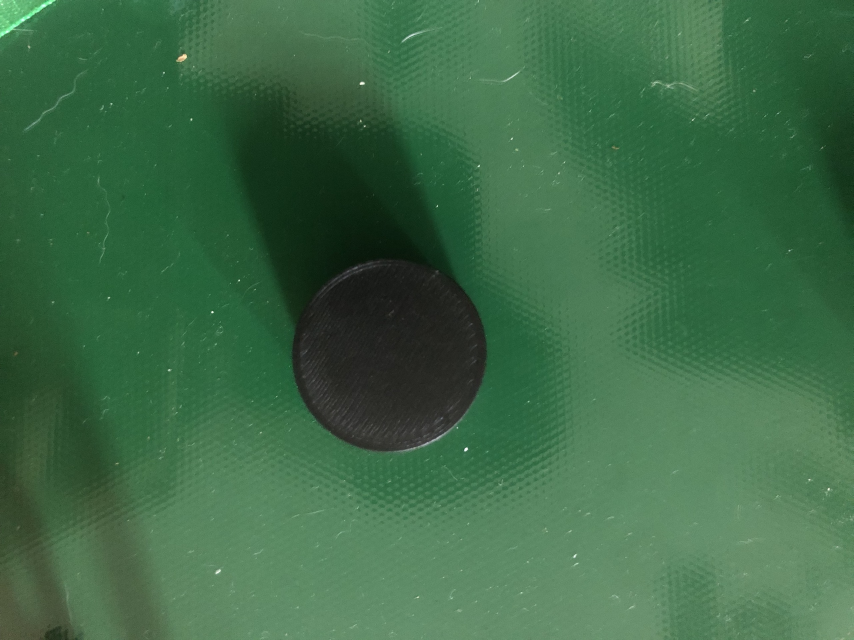
#> input picture Code/Gia_Phu_xacdinhvatthe/TestData/Test1.jpg, 2560 x 1920 px, given in place of the camera (shown at 1/3 size)
$ python Nhap3.py
#> lines starting #> are read from the running program, lines starting #| are printed output that depends on the picture; after the words box and inside, x2 and y2 are one past the last pixel; in counts of white or black regions, pixels touching at a corner belong together
import cv2
import numpy as np

# Function to detect and label shapes based on contours
def detect_and_label_shapes(contours, frame, label, color):
    detected_shapes = []
    for contour in contours:
        area = cv2.contourArea(contour)
        if area > 15000 and area < 35000:
            cv2.drawContours(frame, [contour], -1, (0, 255, 0), 2)
            perimeter = cv2.arcLength(contour, True)
            print(area)
            approx = cv2.approxPolyDP(contour, 0.03 * cv2.arcLength(contour, True), True)
            x, y, w, h = cv2.boundingRect(contour)  # Calculate bounding rectangle
            aspect_ratio = float(w) / h
            if len(approx) == 3:
                detected_shapes.append(f"{label} Triangle")
                cv2.putText(frame, f"{label} Triangle", (x + 120, y - 30), cv2.FONT_HERSHEY_SIMPLEX, 1, color, 4)
            elif len(approx) == 4 and 0.5 <= aspect_ratio <= 1.5:
                detected_shapes.append(f"{label} Rectangle")
                cv2.putText(frame, f"{label} Rectangle", (x + 120, y - 30), cv2.FONT_HERSHEY_SIMPLEX, 1, color, 4)
            elif len(approx) > 6 and area / (perimeter * perimeter) > 0.05:
                detected_shapes.append(f"{label} Circle")
                cv2.putText(frame, f"{label} Circle", (x + 120, y - 30), cv2.FONT_HERSHEY_SIMPLEX, 1, color, 4)
    return detected_shapes

# Open webcam
cap = cv2.VideoCapture(0)

if not cap.isOpened():
    print("Error: Could not open webcam.")
    exit()

while True:
    # Capture frame-by-frame
    ret, frame = cap.read()
#> frame is the input picture: shape (1920, 2560, 3); mean B, G, R 71.3, 106.5, 61.6
    if not ret:
        print("Error: Failed to capture image.")
        break

    # Convert to HSV
    hsv_frame = cv2.cvtColor(frame, cv2.COLOR_BGR2HSV)
#> hsv_frame: shape (1920, 2560, 3); mean H, S, V 64.6, 110.7, 106.5

    # Define HSV ranges for orange, black, and white
    low_orange = np.array([2, 100, 210])
    high_orange = np.array([20, 210, 255])

    low_black = np.array([0, 0, 0])
    high_black = np.array([255, 80, 70])

    low_white = np.array([0, 0, 230])
    high_white = np.array([180, 30, 255])

    # Create masks for each color
    orange_mask = cv2.inRange(hsv_frame, low_orange, high_orange)
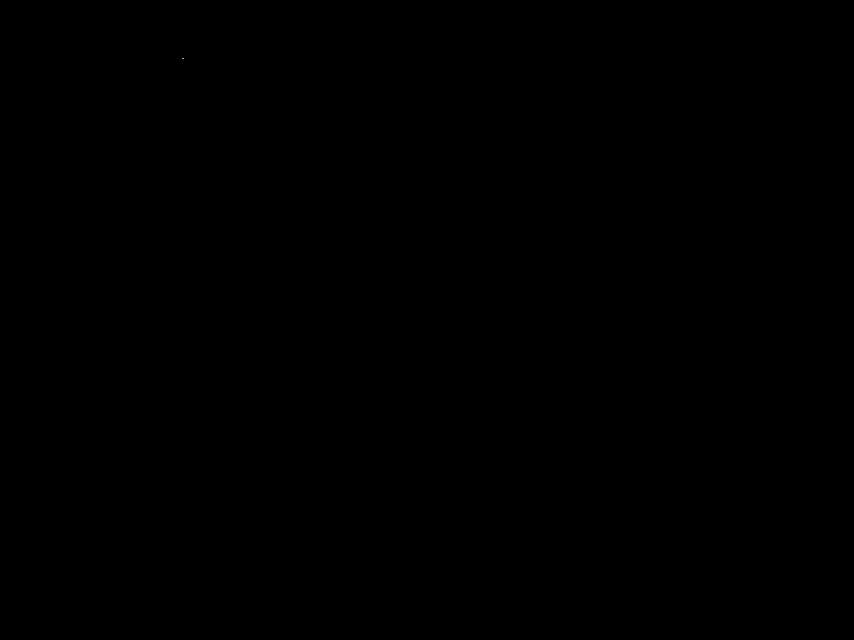
#> orange_mask: shape (1920, 2560) (shown at 1/3 size); 0% white in thin lines or dots, all inside (x1, y1, x2, y2) = (548, 175, 550, 177)
    black_mask = cv2.inRange(hsv_frame, low_black, high_black)
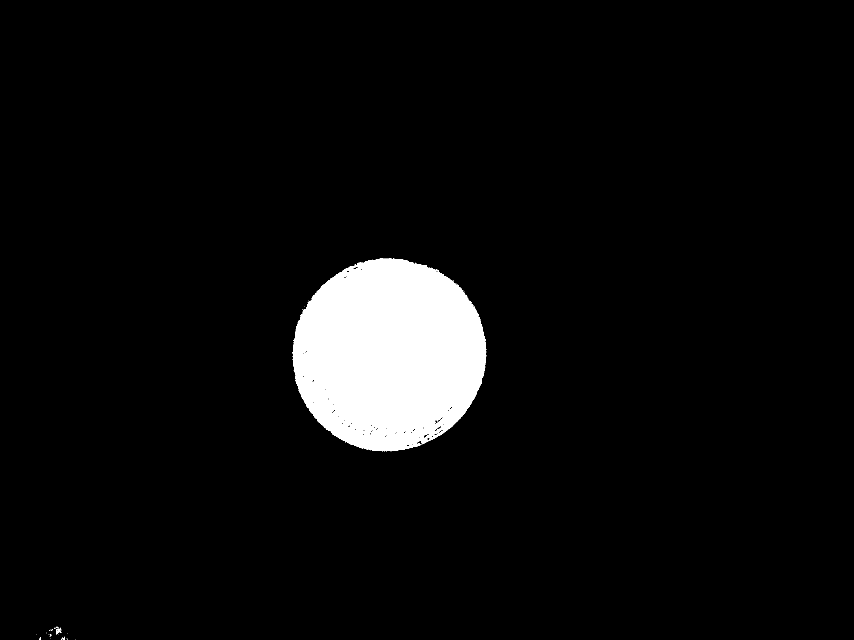
#> black_mask: shape (1920, 2560) (shown at 1/3 size); 5.3% white; 64 white regions (62 under 20 px), largest, box (x1, y1, x2, y2) and area: (877, 775, 1459, 1354) 259092, (168, 1883, 184, 1904) 109
    white_mask = cv2.inRange(hsv_frame, low_white, high_white)
#> white_mask: shape (1920, 2560); 0.01% white; 12 white regions (8 under 20 px), largest, box (x1, y1, x2, y2) and area: (1393, 1343, 1403, 1353) 70, (1080, 247, 1092, 254) 56, (648, 1709, 662, 1721) 53, (1721, 1666, 1727, 1672) 22

    # Combine masks
    combined_mask = cv2.bitwise_or(orange_mask, white_mask)
    combined_mask = cv2.bitwise_or(combined_mask, black_mask)
#> combined_mask: shape (1920, 2560); 5.3% white; 77 white regions (71 under 20 px)

    # Find contours in each mask
    contours_orange, _ = cv2.findContours(orange_mask, cv2.RETR_TREE, cv2.CHAIN_APPROX_SIMPLE)
#> contours_orange = [[[548, 175], [548, 176], [549, 176], [549, 175]]]
    contours_black, _ = cv2.findContours(black_mask, cv2.RETR_TREE, cv2.CHAIN_APPROX_SIMPLE)
#> contours_black = 395 contours, 344 with area under 20; largest, box (x1, y1, x2, y2) and area: (877, 775, 1459, 1354) 260730, (1300, 1250, 1330, 1276) 236, (1303, 1270, 1333, 1296) 187, (1269, 1299, 1289, 1316) 134, (1219, 1329, 1244, 1341) 100
    contours_white, _ = cv2.findContours(white_mask, cv2.RETR_TREE, cv2.CHAIN_APPROX_SIMPLE)
#> contours_white = 12 contours, 9 with area under 20; largest, box (x1, y1, x2, y2) and area: (1393, 1343, 1403, 1353) 56, (1080, 247, 1092, 254) 42, (648, 1709, 662, 1721) 34

    # Detect and label shapes for each color
    detected_orange_shapes = detect_and_label_shapes(contours_orange, frame, "Orange", (0, 165, 255))  # Orange color
#> the loop in detect_and_label_shapes, `for contour in contours:` made 1 pass
#> (contour, area) on pass 1: ([[548, 175], [548, 176], [549, 176], [549, 175]], 1)
#> after the loop in detect_and_label_shapes, `for contour in contours:`: detected_shapes = []
#> detected_orange_shapes = []
    detected_black_shapes = detect_and_label_shapes(contours_black, frame, "Black", (0, 0, 0))        # Black color
#> the loop in detect_and_label_shapes (call 2), `for contour in contours:` made 395 passes
#> area on pass 31: 84
#> detected_black_shapes = []
    detected_white_shapes = detect_and_label_shapes(contours_white, frame, "White", (255, 255, 255))  # White color
#> detected_white_shapes = []
    all_detected_shapes = detected_orange_shapes + detected_black_shapes + detected_white_shapes
#> all_detected_shapes = []

    # Print detected shapes to the terminal
    if all_detected_shapes:
        print("Detected shapes:", all_detected_shapes)
    # Resize the frame to a height of 480 while maintaining the aspect ratio
    #Hien thi len tren cua so windows
    height, width = frame.shape[:2]
    new_height = 480
    new_width = int((new_height / height) * width)
    resized_frame = cv2.resize(frame, (new_width, new_height))
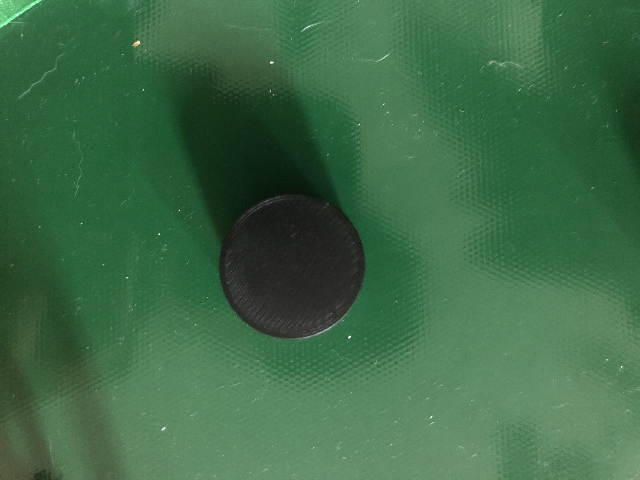
#> resized_frame: shape (480, 640, 3); mean B, G, R 71.5, 106.6, 61.7
    resized_mask = cv2.resize(combined_mask, (new_width, new_height))
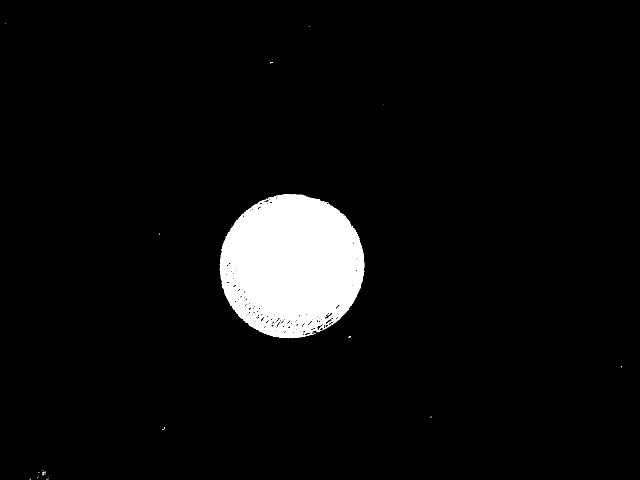
#> resized_mask: shape (480, 640); min 0, max 255, mean 13.5
    # Combine frame and mask for display
    combined_display = np.hstack((resized_frame, cv2.cvtColor(resized_mask, cv2.COLOR_GRAY2BGR)))
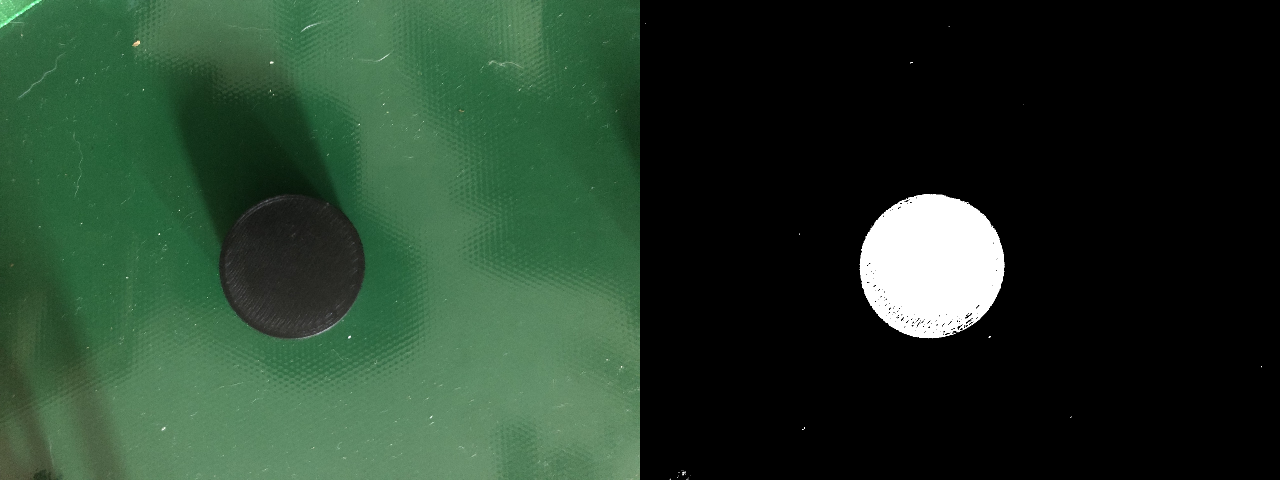
#> combined_display: shape (480, 1280, 3); mean B, G, R 42.5, 60, 37.6
    # Display the combined image
    cv2.imshow("Detection Frame", combined_display)
    # Break the loop on 'q' key press
    if cv2.waitKey(1) & 0xFF == ord('q'):
#> (key q is pressed here)
        break
# When everything is done, release the capture and close windows
cap.release()
cv2.destroyAllWindows()

$ run again, on Code/Gia_Phu_xacdinhvatthe/TestData/Test2.jpg
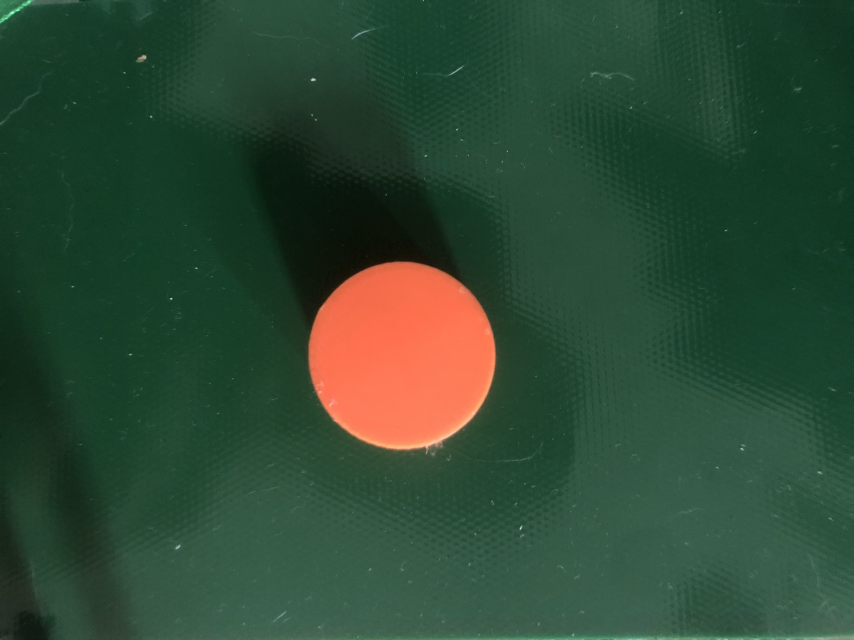
#> input picture Code/Gia_Phu_xacdinhvatthe/TestData/Test2.jpg, 2560 x 1920 px, given in place of the camera (shown at 1/3 size)
#> frame is the input picture: shape (1920, 2560, 3); mean B, G, R 52.2, 72.8, 46.3
#> hsv_frame: shape (1920, 2560, 3); mean H, S, V 68.8, 132.9, 79.4
#> `orange_mask = cv2.inRange(hsv_frame, low_orange, high_orange)`:
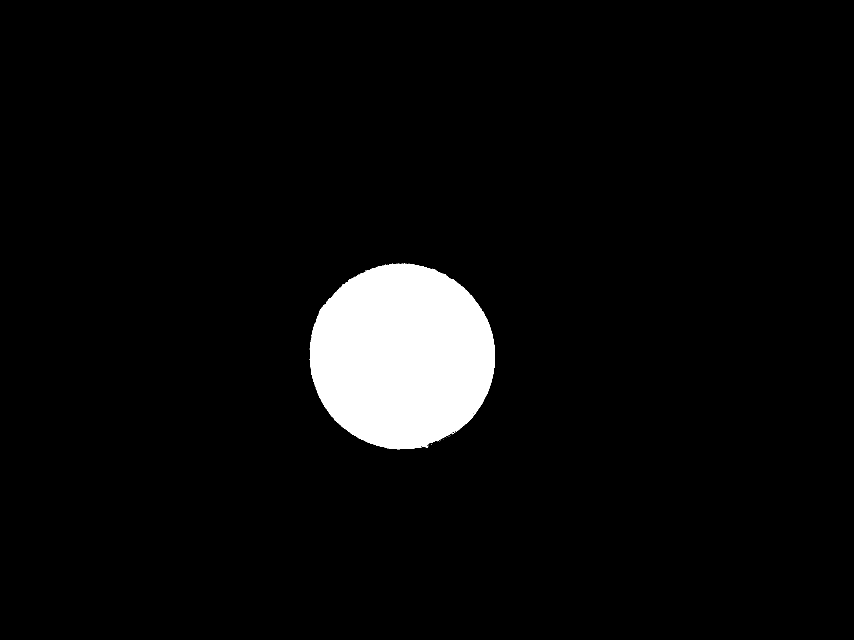
#> orange_mask: shape (1920, 2560) (shown at 1/3 size); 4.9% white; 18 white regions (17 under 20 px), largest, box (x1, y1, x2, y2) and area: (929, 791, 1485, 1348) 241555
#> black_mask: shape (1920, 2560); 0.63% white; 732 white regions (700 under 20 px), largest, box (x1, y1, x2, y2) and area: (0, 1667, 129, 1920) 19336, (276, 1802, 382, 1920) 6329, (278, 1738, 320, 1793) 1447
#> white_mask: shape (1920, 2560); every value is 0
#> combined_mask: shape (1920, 2560); 5.5% white; 750 white regions (717 under 20 px)
#> contours_orange = 30 contours, 28 with area under 20; largest, box (x1, y1, x2, y2) and area: (929, 791, 1485, 1348) 240719, (1418, 1237, 1424, 1245) 23
#> contours_black = 1163 contours, 1120 with area under 20; largest, box (x1, y1, x2, y2) and area: (0, 1667, 129, 1920) 19715, (276, 1802, 382, 1920) 6303, (278, 1738, 320, 1793) 1555, (44, 1675, 59, 1701) 194, (271, 1682, 294, 1704) 174
#> contours_white = []
#> the loop in detect_and_label_shapes, `for contour in contours:` made 30 passes
#> area on passes 17, 23: 240719, 23
#> the loop in detect_and_label_shapes (call 2), `for contour in contours:` made 1163 passes
#> (area, perimeter, approx, x, y, w, h, aspect_ratio) on pass 528: (19715, 1310.3, [[44, 1667], [0, 1919], [128, 1839]], 0, 1667, 129, 253, 0.51)
#> (printed output is left out)
#> detected_black_shapes = ['Black Triangle']
#> detected_white_shapes = []
#> all_detected_shapes = ['Black Triangle']
#| Detected shapes: ['Black Triangle']
#> `combined_display = np.hstack((resized_frame, cv2.cvtColor(resized_mask..`:
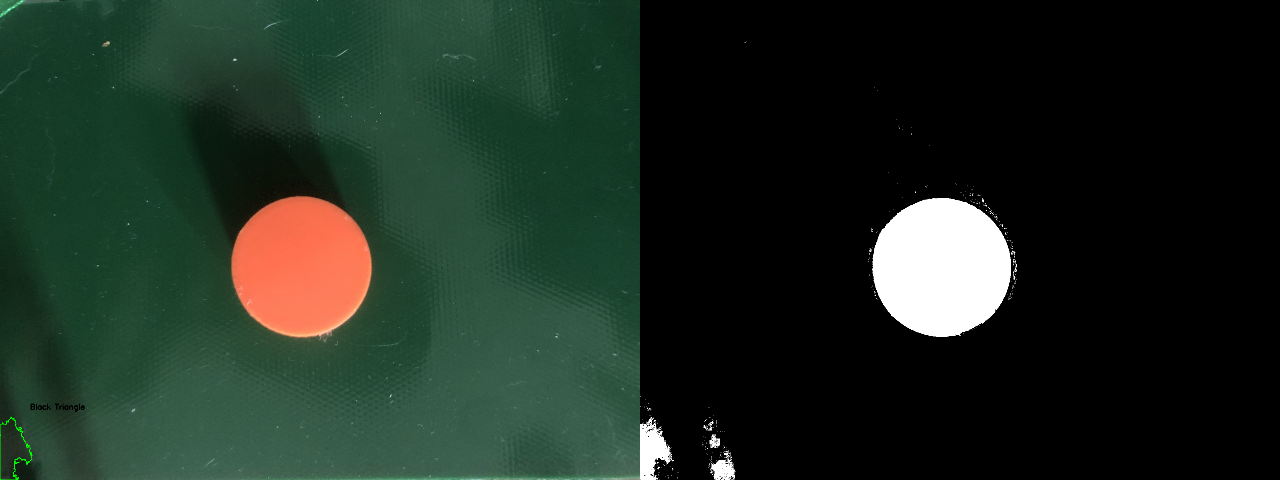
#> combined_display: shape (480, 1280, 3); mean B, G, R 33.2, 43.6, 30.3

$ run again, on Code/Gia_Phu_xacdinhvatthe/TestData/Test3.jpg
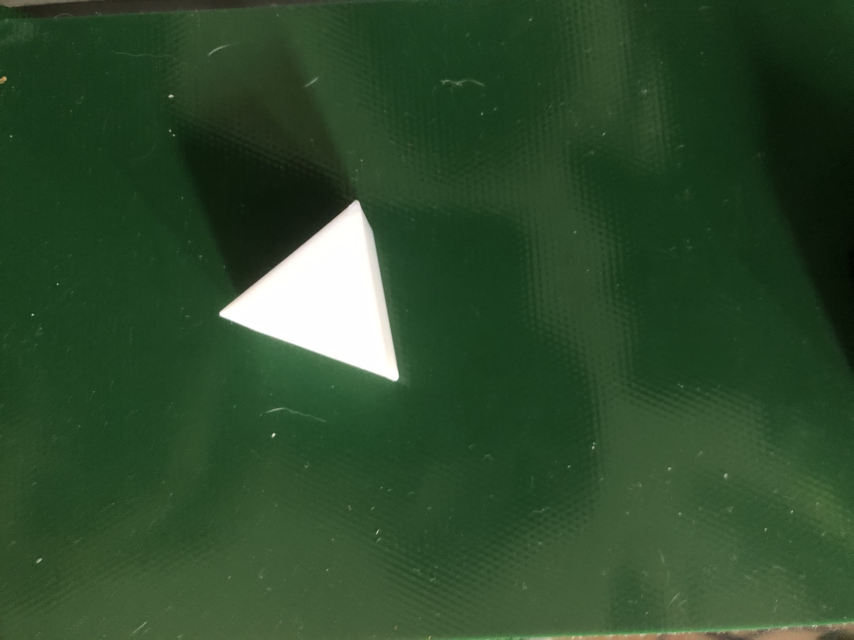
#> input picture Code/Gia_Phu_xacdinhvatthe/TestData/Test3.jpg, 2560 x 1920 px, given in place of the camera (shown at 1/3 size)
#> frame is the input picture: shape (1920, 2560, 3); mean B, G, R 44.5, 74.4, 46.1
#> hsv_frame: shape (1920, 2560, 3); mean H, S, V 57, 119.2, 74.5
#> orange_mask: shape (1920, 2560); every value is 0
#> `black_mask = cv2.inRange(hsv_frame, low_black, high_black)`:
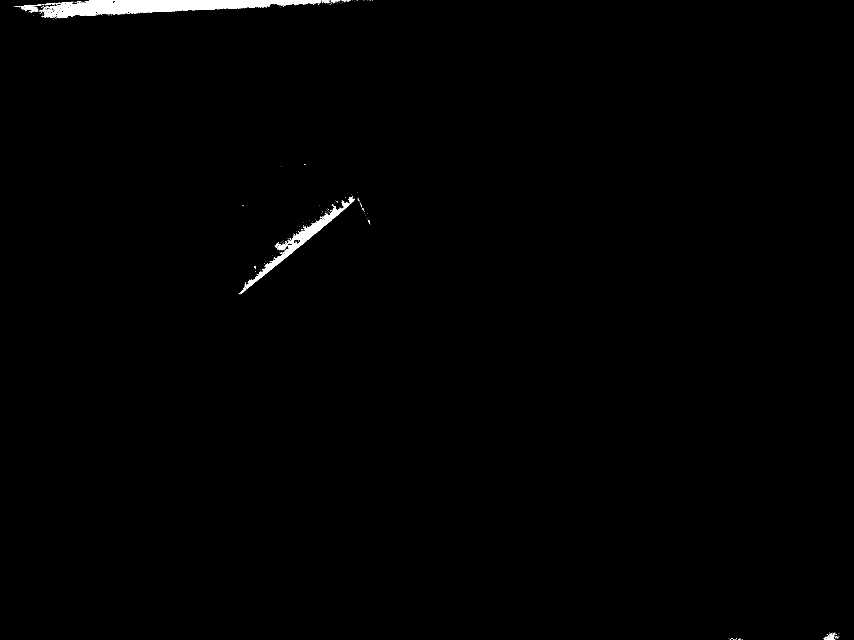
#> black_mask: shape (1920, 2560) (shown at 1/3 size); 0.66% white; 270 white regions (258 under 20 px), largest, box (x1, y1, x2, y2) and area: (118, 0, 964, 55) 23258, (732, 591, 1065, 866) 7493, (45, 13, 122, 38) 601
#> white_mask: shape (1920, 2560); 2.7% white; 16 white regions (15 under 20 px), largest, box (x1, y1, x2, y2) and area: (660, 613, 1196, 1141) 134850
#> combined_mask: shape (1920, 2560); 3.4% white; 286 white regions (273 under 20 px)
#> contours_orange = []
#> contours_black = 646 contours, 619 with area under 20; largest, box (x1, y1, x2, y2) and area: (118, 0, 964, 55) 23250, (732, 591, 1065, 866) 7402, (45, 13, 122, 38) 519, (131, 20, 177, 48) 407, (879, 717, 903, 737) 236
#> contours_white = 32 contours, 31 with area under 20; largest, box (x1, y1, x2, y2) and area: (660, 613, 1196, 1141) 133994
#> after the loop in detect_and_label_shapes, `for contour in contours:`: detected_shapes = []
#> the loop in detect_and_label_shapes (call 2), `for contour in contours:` made 646 passes
#> (area, perimeter, approx, x, y, w, h, aspect_ratio) on pass 426: (23249.5, 2568.9, [[118, 33], [963, 0]], 118, 0, 846, 55, 15.38)
#> (printed output is left out)
#> `combined_display = np.hstack((resized_frame, cv2.cvtColor(resized_mask..`:
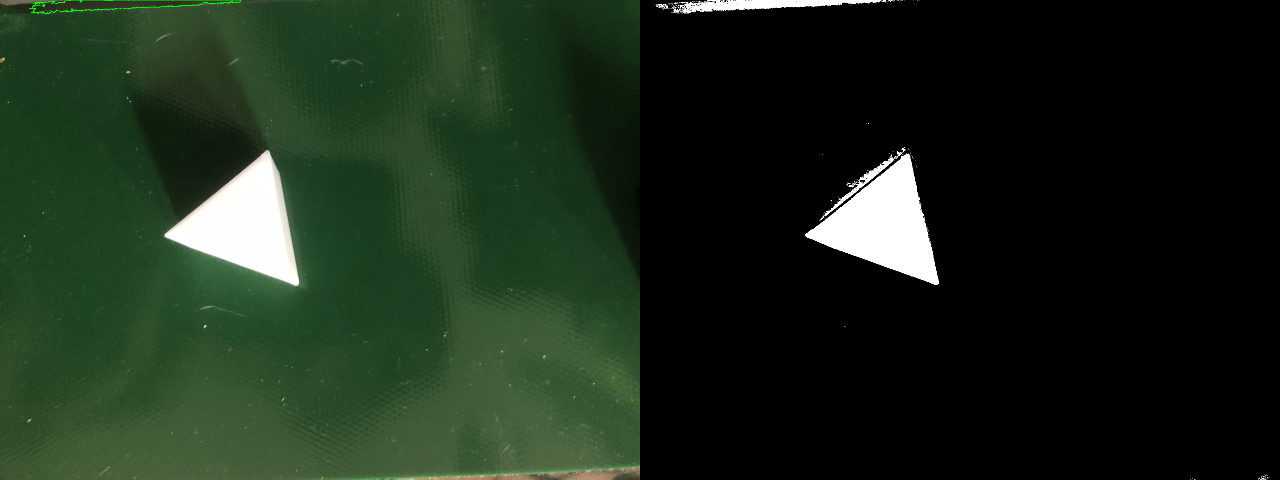
#> combined_display: shape (480, 1280, 3); mean B, G, R 26.6, 41.7, 27.4
